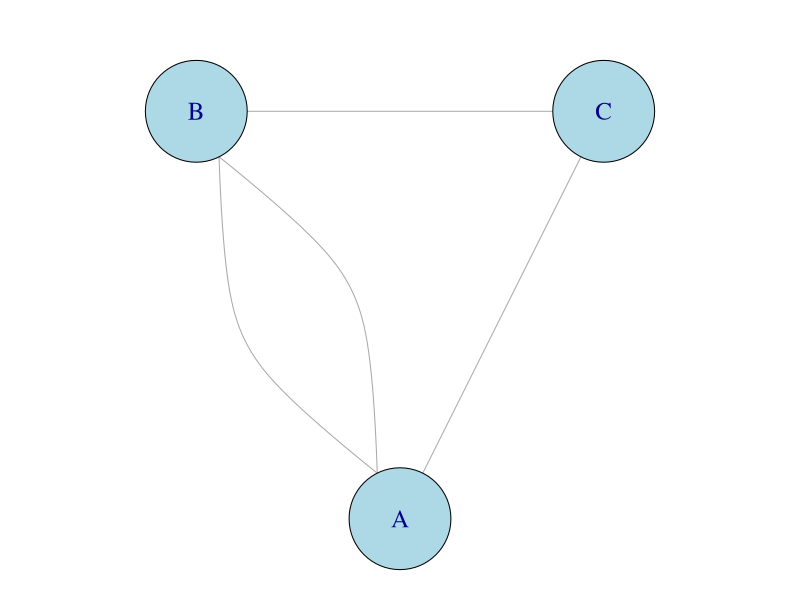
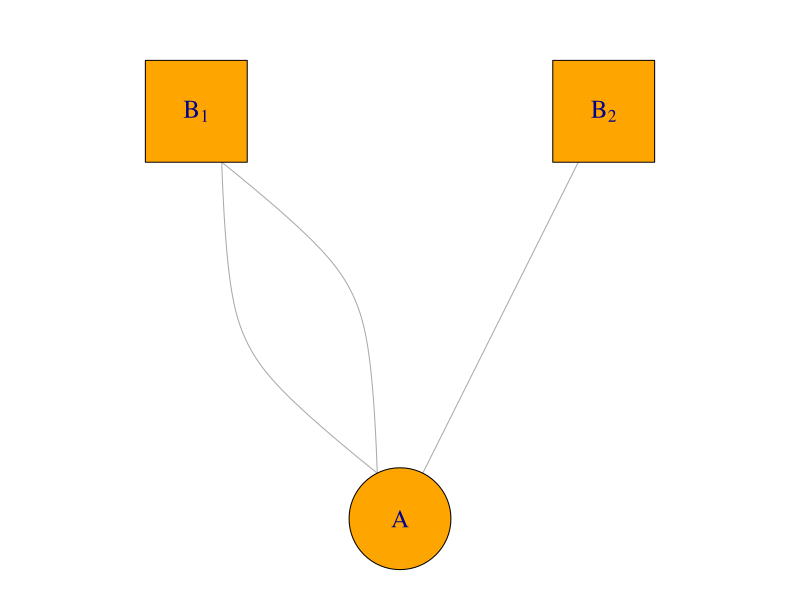
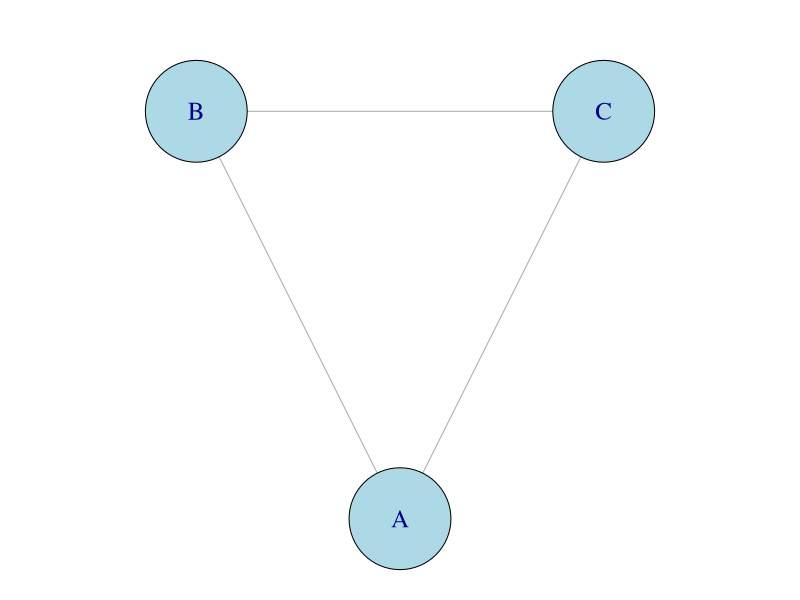
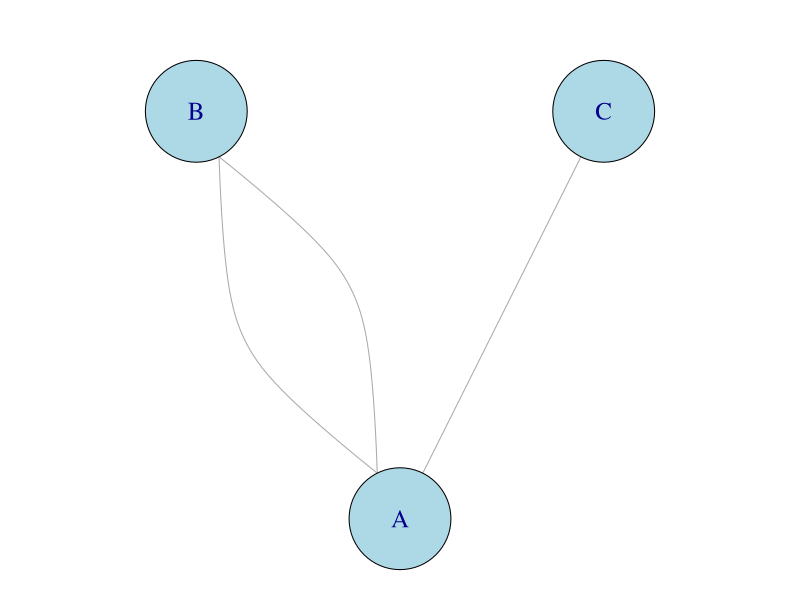
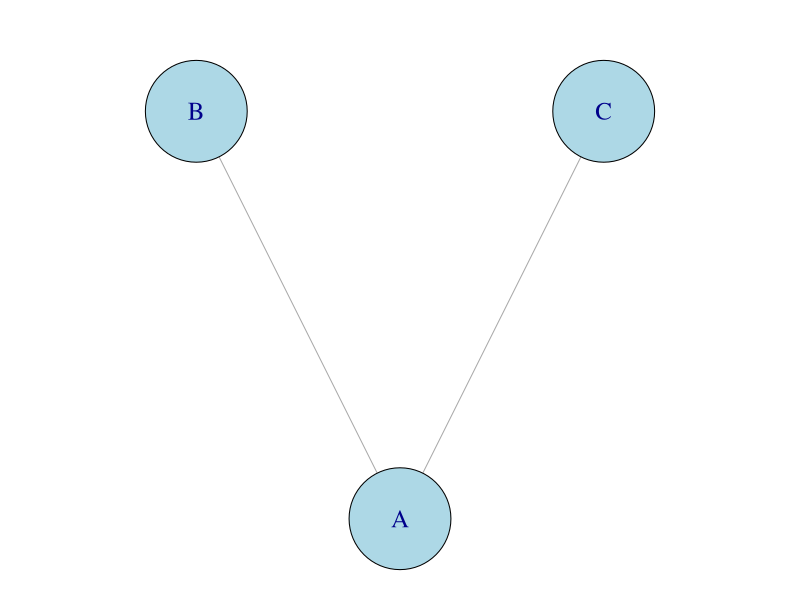

Source code (R) for these figures, in order:
# Load required package
library(igraph)

# Updated edges for unipartite graph (including B–C)
edges1 <- c("A", "B", "A", "B", "A", "C", "B", "C")
g1 <- graph(edges1, directed = FALSE)

edges11 <- c("A", "B", "A", "B", "A", "C")
g11 <- graph(edges11, directed = FALSE)

# Bipartite graph: relabel B, C to B_1 and B_2
edges2 <- c("A", "B_1", "A", "B_1", "A", "B_2")
g2 <- graph(edges2, directed = FALSE)

g1_bin <- simplify(g1, remove.multiple = TRUE, remove.loops = TRUE)
g11_bin <- simplify(g11, remove.multiple = TRUE, remove.loops = TRUE)

# Curved edges
E(g1)$curved <- curve_multiple(g1)
E(g11)$curved <- curve_multiple(g11)
E(g2)$curved <- curve_multiple(g2)

# Define layout (V shape, A at bottom)
layout_v1 <- matrix(c(0, -1, -1, 1, 1, 1), ncol = 2, byrow = TRUE) # A, B, C
layout_v1 <- layout_v1[match(V(g1)$name, c("A", "B", "C")), ]

layout_v11 <- matrix(c(0, -1, -1, 1, 1, 1), ncol = 2, byrow = TRUE) # A, B, C
layout_v11 <- layout_v11[match(V(g11)$name, c("A", "B", "C")), ]

layout_v2 <- matrix(c(0, -1, -1, 1, 1, 1), ncol = 2, byrow = TRUE) # A, B_1, B_2
layout_v2 <- layout_v2[match(V(g2)$name, c("A", "B_1", "B_2")), ]

# Open PDF
pdf("examples/uni_net_example.pdf", width = 5, height = 5)
par(mar = c(0.5, 0.5, 2, 0.5))

# Plot 1: Unipartite with B–C edge
plot(
  g1,
  layout = layout_v1,
  vertex.size = 50,
  vertex.label.cex = 1.5,
  vertex.color = "lightblue",
  vertex.frame.color = "black"
)

dev.off()

pdf("examples/bip_net_example.pdf", width = 5, height = 5)
par(mar = c(0.5, 0.5, 2, 0.5))

# Plot 2: Bipartite with B[1], B[2] and shapes
V(g2)$shape <- ifelse(V(g2)$name == "A", "circle", "square")
V(g2)$color <- ifelse(V(g2)$name == "A", "orange", "orange")

label_expr <- expression("A", B[1], B[2])
label_expr <- label_expr[match(V(g2)$name, c("A", "B_1", "B_2"))]

plot(
  g2,
  layout = layout_v2,
  vertex.size = 50,
  vertex.label = label_expr,
  vertex.label.cex = 1.5,
  vertex.frame.color = "black"
)

dev.off()

pdf("examples/bin_net_example.pdf", width = 5, height = 5)
par(mar = c(0.5, 0.5, 2, 0.5))

plot(
  g1_bin,
  layout = layout_v1,
  vertex.size = 50,
  vertex.label.cex = 1.5,
  vertex.color = "lightblue",
  vertex.frame.color = "black"
)
dev.off()

pdf("examples/uni_net_example2.pdf", width = 5, height = 5)

par(mar = c(0.5, 0.5, 2, 0.5))

plot(
  g11,
  layout = layout_v11,
  vertex.size = 50,
  vertex.label.cex = 1.5,
  vertex.color = "lightblue",
  vertex.frame.color = "black"
)
dev.off()

pdf("examples/bin_net_example2.pdf", width = 5, height = 5)
par(mar = c(0.5, 0.5, 2, 0.5))

plot(
  g11_bin,
  layout = layout_v11,
  vertex.size = 50,
  vertex.label.cex = 1.5,
  vertex.color = "lightblue",
  vertex.frame.color = "black"
)

dev.off()
